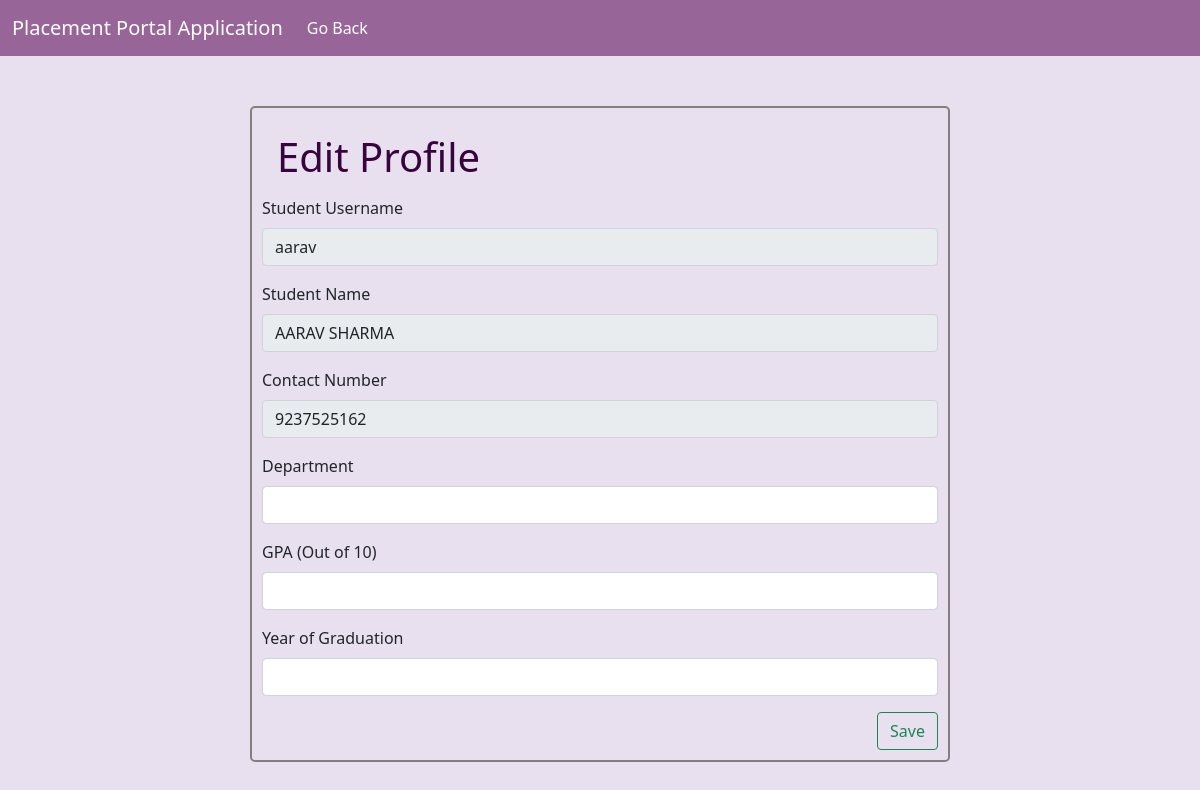
/A_S_edit/2, run on the app's committed database.
### application/models.py (models this page shows)
class User(db.Model):
    __tablename__ = 'user'
    uid = db.Column(db.Integer, primary_key=True)
    username = db.Column(db.String(), unique=True, nullable=False)
    email = db.Column(db.String(), unique=True, nullable=False)
    password = db.Column(db.String(), nullable=False)
    type = db.Column(db.String(), nullable=False)
    student = db.relationship('Student', backref='student_account', foreign_keys='Student.sid')
    company = db.relationship('Company', backref='company_account', foreign_keys='Company.cid')

class Student(db.Model):
    __tablename__ = 'student'
    sid = db.Column(db.Integer, db.ForeignKey('user.uid'), primary_key=True)
    username = db.Column(db.String(), db.ForeignKey('user.username'), nullable=False)
    sname = db.Column(db.String(), nullable=False)
    sdepartment = db.Column(db.String(), nullable=False)
    gpa = db.Column(db.Float, nullable=False)
    yog = db.Column(db.Integer, nullable=False)
    contact = db.Column(db.String(), nullable=False)
    resume = db.Column(db.String(), nullable=True)
    status = db.Column(db.String(), nullable=False, default='Activated') #account status: can be deactivated by admin [Activated, Deactivated]
    applications = db.relationship('Application', backref='student', foreign_keys='Application.sid', cascade='all, delete-orphan')

### application/controllers.py (the view)
@app.route("/A_S_edit/<int:user_id>", methods=["GET", "POST"])
def A_S_edit(user_id):
    this_user = User.query.filter_by(uid=user_id).first()
    exist_user = Student.query.filter_by(sid=user_id).first()
    uname = this_user.username
    if exist_user is None:
        if request.method == "POST":
            department = request.form["department"]
            gpa = request.form["gpa"]
            year_of_graduation = request.form["year_of_graduation"]
            stu = Student(sid=user_id, username=uname, sdepartment=department, gpa=gpa, yog=year_of_graduation)
            db.session.add(stu)
            db.session.commit()
            return redirect("/admin/1")
    else:
        if request.method == "POST":
            exist_user.sdepartment = request.form["department"]
            exist_user.gpa = request.form["gpa"]
            exist_user.yog = request.form["year_of_graduation"]
            db.session.commit()
            return redirect("/admin/1")
    return render_template("A_S_edit_profile.html", this_user=this_user,exist_user=exist_user)

### templates/A_S_edit_profile.html (shortened to what this page needs)
<!DOCTYPE html>
<html lang="en">
<head>
    <link rel="stylesheet" href="/static/style.css">
    <link href="https://cdn.jsdelivr.net/npm/bootstrap@5.0.2/dist/css/bootstrap.min.css" rel="stylesheet">
</head>
<body>
    <div id="main">
        <div id="canvas" class="overflow-auto">
            <nav class="navbar navbar-expand-lg navbar-light">
                <div class="container-fluid">
                    <a class="navbar-brand" href="#">Placement Portal Application</a>
                    <div class="collapse navbar-collapse" id="navbarSupportedContent">
                        <ul class="navbar-nav me-auto mb-2 mb-lg-0">
                            <li class="nav-item">
                            <a class="nav-link active" aria-current="page" href="/admin/1">Go Back</a>
                            </li>
                        </ul>
                    </div>
                </div>
            </nav>
            <div id="form-body">
                <h1 class="heading">Edit Profile</h1>
                <form action="/A_S_edit/{{this_user.uid}}" method="post">
                    <div class="mb-3">
                    <label for="uname" class="form-label">Student Username</label>
                    <input class="form-control" type="text" value="{{this_user.username}}" aria-label="Disabled input example" disabled readonly>
                </div>
                <div class="mb-3">
                    <label for="name" class="form-label">Student Name</label>
                    <input type="text" class="form-control" value="{{exist_user.sname}}" aria-label="Disabled input example" disabled readonly>
                </div>
                <div class="mb-3">
                    <label for="contact" class="form-label">Contact Number</label>
                    <input type="text" class="form-control" value="{{exist_user.contact}}" aria-label="Disabled input example" disabled readonly>
                </div>
                <div class="mb-3">
                    <label for="dept" class="form-label">Department</label>
                    <input type="text" class="form-control" id="dept" name="department">
                </div>
                <div class="mb-3">
                    <label for="gpa" class="form-label">GPA (Out of 10)</label>
                    <input type="number" step="0.01" class="form-control" id="gpa" name="gpa">
                </div>
                <div class="mb-3">
                    <label for="yog" class="form-label">Year of Graduation</label>
                    <input type="number" class="form-control" id="yog" name="year_of_graduation">
                </div>
                <div class="text-end">
                    <input type="submit" class="btn btn-outline-success" value="Save">
                </div>
                </form>
            </div>
        </div>
    </div>
</body>
</html>

### static/style.css (style rules this page uses)
* { margin:0px; }
#main { background-color: rgb(240, 238, 241); }
#canvas { width: 100%; margin:auto; height:800px; background-color: rgb(232, 224, 238); }
#form-body { width:300px; height:400px; border: 2px solid grey; margin:auto; margin-top: 200px; padding: 10px; border-radius: 5px; }
.heading { color: rgb(55, 4, 62) !important; margin: 5px; padding: 10px; margin-top: 5px; }

### templates/A_S_edit_profile.html (style rules this page uses)
#form-body { height: auto; width: 700px; margin-top: 50px ; }
body { background-color: rgb(232, 224, 238); }
.navbar, .navbar-brand, .nav-link { color: white !important; background-color: rgb(152, 101, 152) }

### data on the page
User: username "aarav"
Student: sname "AARAV SHARMA", contact "9237525162"
